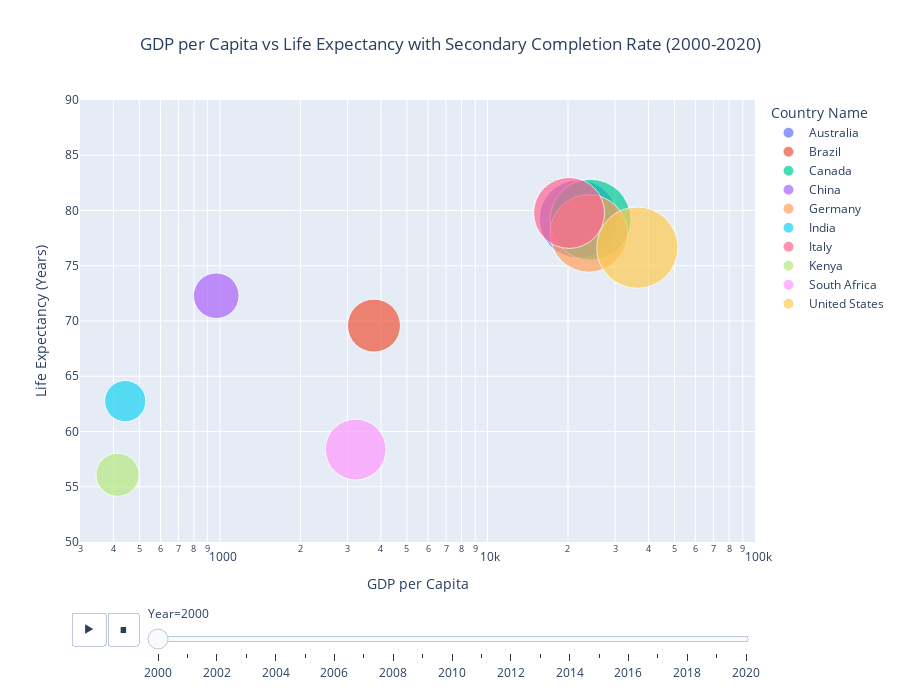

Notebook cell for this chart:
### Markdown cell above
Nel complesso, questa matrice di correlazioni suggerisce un quadro chiaro: istruzione, salute e sviluppo economico sono dimensioni profondamente interconnesse, e i Paesi che investono in un accesso efficace e continuativo all’istruzione — soprattutto secondaria — raccolgono benefici evidenti in termini di prosperità economica e benessere sociale. Le variabili educative analizzate non agiscono isolatamente, ma si integrano in un sistema più ampio di fattori che definiscono il livello di sviluppo di un Paese e le opportunità delle future generazioni.

### Code cell
# Creo un bubble chart animato per visualizzare la relazione tra GDP pro capite, aspettativa di vita e tasso di completamento dell'istruzione secondaria nel tempo
# Per ottenere questa vsualizzazione, modifico il df_final per tenere solo i dati fino al 2020

df_viz = df_final[df_final['Year'] <= 2020].reset_index(drop=True)

fig = px.scatter(
    df_viz,
    x="GDP per Capita",
    y="Life Expectancy (Years)",
    size="Secondary Completion Rate (%)",
    color="Country Name",
    hover_name="Country Name",
    animation_frame="Year",
    log_x=True,
    size_max=60,
    range_x=[300, 100000],
    range_y=[50, 90],
    title="GDP per Capita vs Life Expectancy with Secondary Completion Rate (2000-2020)"
)

fig.update_layout(
    title_x=0.5,
    height=700)
fig.show()

### Figure 1 — Plotly figure (JSON) as saved in the notebook; plotly's stock layout.template omitted (floating-point values rounded to 4 significant figures)
{"data": [{"hovertemplate": "<b>%{hovertext}</b><br><br>Country Name=Australia<br>Year=2000<br>GDP per Capita=%{x}<br>Life Expectancy (Years)=%{y}<br>Secondary Completion Rate (%)=%{marker.size}<extra></extra>", "hovertext": ["Australia"], "legendgroup": "Australia", "marker": {"color": "#636efa", "size": [80.96], "sizemode": "area", "sizeref": 0.0264, "symbol": "circle"}, "mode": "markers", "name": "Australia", "orientation": "v", "showlegend": true, "type": "scatter", "x": [21870.0], "xaxis": "x", "y": [79.23], "yaxis": "y"}, {"hovertemplate": "<b>%{hovertext}</b><br><br>Country Name=Brazil<br>Year=2000<br>GDP per Capita=%{x}<br>Life Expectancy (Years)=%{y}<br>Secondary Completion Rate (%)=%{marker.size}<extra></extra>", "hovertext": ["Brazil"], "legendgroup": "Brazil", "marker": {"color": "#EF553B", "size": [37.11], "sizemode": "area", "sizeref": 0.0264, "symbol": "circle"}, "mode": "markers", "name": "Brazil", "orientation": "v", "showlegend": true, "type": "scatter", "x": [3767.0], "xaxis": "x", "y": [69.58], "yaxis": "y"}, {"hovertemplate": "<b>%{hovertext}</b><br><br>Country Name=Canada<br>Year=2000<br>GDP per Capita=%{x}<br>Life Expectancy (Years)=%{y}<br>Secondary Completion Rate (%)=%{marker.size}<extra></extra>", "hovertext": ["Canada"], "legendgroup": "Canada", "marker": {"color": "#00cc96", "size": [86.36], "sizemode": "area", "sizeref": 0.0264, "symbol": "circle"}, "mode": "markers", "name": "Canada", "orientation": "v", "showlegend": true, "type": "scatter", "x": [24271], "xaxis": "x", "y": [79.17], "yaxis": "y"}, {"hovertemplate": "<b>%{hovertext}</b><br><br>Country Name=China<br>Year=2000<br>GDP per Capita=%{x}<br>Life Expectancy (Years)=%{y}<br>Secondary Completion Rate (%)=%{marker.size}<extra></extra>", "hovertext": ["China"], "legendgroup": "China", "marker": {"color": "#ab63fa", "size": [27.54], "sizemode": "area", "sizeref": 0.0264, "symbol": "circle"}, "mode": "markers", "name": "China", "orientation": "v", "showlegend": true, "type": "scatter", "x": [969.2], "xaxis": "x", "y": [72.29], "yaxis": "y"}, {"hovertemplate": "<b>%{hovertext}</b><br><br>Country Name=Germany<br>Year=2000<br>GDP per Capita=%{x}<br>Life Expectancy (Years)=%{y}<br>Secondary Completion Rate (%)=%{marker.size}<extra></extra>", "hovertext": ["Germany"], "legendgroup": "Germany", "marker": {"color": "#FFA15A", "size": [79.56], "sizemode": "area", "sizeref": 0.0264, "symbol": "circle"}, "mode": "markers", "name": "Germany", "orientation": "v", "showlegend": true, "type": "scatter", "x": [23930.0], "xaxis": "x", "y": [77.93], "yaxis": "y"}, {"hovertemplate": "<b>%{hovertext}</b><br><br>Country Name=India<br>Year=2000<br>GDP per Capita=%{x}<br>Life Expectancy (Years)=%{y}<br>Secondary Completion Rate (%)=%{marker.size}<extra></extra>", "hovertext": ["India"], "legendgroup": "India", "marker": {"color": "#19d3f3", "size": [22.43], "sizemode": "area", "sizeref": 0.0264, "symbol": "circle"}, "mode": "markers", "name": "India", "orientation": "v", "showlegend": true, "type": "scatter", "x": [442.8], "xaxis": "x", "y": [62.75], "yaxis": "y"}, {"hovertemplate": "<b>%{hovertext}</b><br><br>Country Name=Italy<br>Year=2000<br>GDP per Capita=%{x}<br>Life Expectancy (Years)=%{y}<br>Secondary Completion Rate (%)=%{marker.size}<extra></extra>", "hovertext": ["Italy"], "legendgroup": "Italy", "marker": {"color": "#FF6692", "size": [66.55], "sizemode": "area", "sizeref": 0.0264, "symbol": "circle"}, "mode": "markers", "name": "Italy", "orientation": "v", "showlegend": true, "type": "scatter", "x": [20190], "xaxis": "x", "y": [79.78], "yaxis": "y"}, {"hovertemplate": "<b>%{hovertext}</b><br><br>Country Name=Kenya<br>Year=2000<br>GDP per Capita=%{x}<br>Life Expectancy (Years)=%{y}<br>Secondary Completion Rate (%)=%{marker.size}<extra></extra>", "hovertext": ["Kenya"], "legendgroup": "Kenya", "marker": {"color": "#B6E880", "size": [24.66], "sizemode": "area", "sizeref": 0.0264, "symbol": "circle"}, "mode": "markers", "name": "Kenya", "orientation": "v", "showlegend": true, "type": "scatter", "x": [414.6], "xaxis": "x", "y": [56.08], "yaxis": "y"}, {"hovertemplate": "<b>%{hovertext}</b><br><br>Country Name=South Africa<br>Year=2000<br>GDP per Capita=%{x}<br>Life Expectancy (Years)=%{y}<br>Secondary Completion Rate (%)=%{marker.size}<extra></extra>", "hovertext": ["South Africa"], "legendgroup": "South Africa", "marker": {"color": "#FF97FF", "size": [48.79], "sizemode": "area", "sizeref": 0.0264, "symbol": "circle"}, "mode": "markers", "name": "South Africa", "orientation": "v", "showlegend": true, "type": "scatter", "x": [3218.0], "xaxis": "x", "y": [58.37], "yaxis": "y"}, {"hovertemplate": "<b>%{hovertext}</b><br><br>Country Name=United States<br>Year=2000<br>GDP per Capita=%{x}<br>Life Expectancy (Years)=%{y}<br>Secondary Completion Rate (%)=%{marker.size}<extra></extra>", "hovertext": ["United States"], "legendgroup": "United States", "marker": {"color": "#FECB52", "size": [87.26], "sizemode": "area", "sizeref": 0.0264, "symbol": "circle"}, "mode": "markers", "name": "United States", "orientation": "v", "showlegend": true, "type": "scatter", "x": [36330.0], "xaxis": "x", "y": [76.64], "yaxis": "y"}], "layout": {"height": 700, "legend": {"itemsizing": "constant", "title": {"text": "Country Name"}, "tracegroupgap": 0}, "sliders": [{"active": 0, "currentvalue": {"prefix": "Year="}, "len": 0.9, "pad": {"b": 10, "t": 60}, "steps": [{"args": [["2000"], {"frame": {"duration": 0, "redraw": false}, "fromcurrent": true, "mode": "immediate", "transition": {"duration": 0, "easing": "linear"}}], "label": "2000", "method": "animate"}, {"args": [["2001"], {"frame": {"duration": 0, "redraw": false}, "fromcurrent": true, "mode": "immediate", "transition": {"duration": 0, "easing": "linear"}}], "label": "2001", "method": "animate"}, {"args": [["2002"], {"frame": {"duration": 0, "redraw": false}, "fromcurrent": true, "mode": "immediate", "transition": {"duration": 0, "easing": "linear"}}], "label": "2002", "method": "animate"}, {"args": [["2003"], {"frame": {"duration": 0, "redraw": false}, "fromcurrent": true, "mode": "immediate", "transition": {"duration": 0, "easing": "linear"}}], "label": "2003", "method": "animate"}, {"args": [["2004"], {"frame": {"duration": 0, "redraw": false}, "fromcurrent": true, "mode": "immediate", "transition": {"duration": 0, "easing": "linear"}}], "label": "2004", "method": "animate"}, {"args": [["2005"], {"frame": {"duration": 0, "redraw": false}, "fromcurrent": true, "mode": "immediate", "transition": {"duration": 0, "easing": "linear"}}], "label": "2005", "method": "animate"}, {"args": [["2006"], {"frame": {"duration": 0, "redraw": false}, "fromcurrent": true, "mode": "immediate", "transition": {"duration": 0, "easing": "linear"}}], "label": "2006", "method": "animate"}, {"args": [["2007"], {"frame": {"duration": 0, "redraw": false}, "fromcurrent": true, "mode": "immediate", "transition": {"duration": 0, "easing": "linear"}}], "label": "2007", "method": "animate"}, {"args": [["2008"], {"frame": {"duration": 0, "redraw": false}, "fromcurrent": true, "mode": "immediate", "transition": {"duration": 0, "easing": "linear"}}], "label": "2008", "method": "animate"}, {"args": [["2009"], {"frame": {"duration": 0, "redraw": false}, "fromcurrent": true, "mode": "immediate", "transition": {"duration": 0, "easing": "linear"}}], "label": "2009", "method": "animate"}, {"args": [["2010"], {"frame": {"duration": 0, "redraw": false}, "fromcurrent": true, "mode": "immediate", "transition": {"duration": 0, "easing": "linear"}}], "label": "2010", "method": "animate"}, {"args": [["2011"], {"frame": {"duration": 0, "redraw": false}, "fromcurrent": true, "mode": "immediate", "transition": {"duration": 0, "easing": "linear"}}], "label": "2011", "method": "animate"}, {"args": [["2012"], {"frame": {"duration": 0, "redraw": false}, "fromcurrent": true, "mode": "immediate", "transition": {"duration": 0, "easing": "linear"}}], "label": "2012", "method": "animate"}, {"args": [["2013"], {"frame": {"duration": 0, "redraw": false}, "fromcurrent": true, "mode": "immediate", "transition": {"duration": 0, "easing": "linear"}}], "label": "2013", "method": "animate"}, {"args": [["2014"], {"frame": {"duration": 0, "redraw": false}, "fromcurrent": true, "mode": "immediate", "transition": {"duration": 0, "easing": "linear"}}], "label": "2014", "method": "animate"}, {"args": [["2015"], {"frame": {"duration": 0, "redraw": false}, "fromcurrent": true, "mode": "immediate", "transition": {"duration": 0, "easing": "linear"}}], "label": "2015", "method": "animate"}, {"args": [["2016"], {"frame": {"duration": 0, "redraw": false}, "fromcurrent": true, "mode": "immediate", "transition": {"duration": 0, "easing": "linear"}}], "label": "2016", "method": "animate"}, {"args": [["2017"], {"frame": {"duration": 0, "redraw": false}, "fromcurrent": true, "mode": "immediate", "transition": {"duration": 0, "easing": "linear"}}], "label": "2017", "method": "animate"}, {"args": [["2018"], {"frame": {"duration": 0, "redraw": false}, "fromcurrent": true, "mode": "immediate", "transition": {"duration": 0, "easing": "linear"}}], "label": "2018", "method": "animate"}, {"args": [["2019"], {"frame": {"duration": 0, "redraw": false}, "fromcurrent": true, "mode": "immediate", "transition": {"duration": 0, "easing": "linear"}}], "label": "2019", "method": "animate"}, {"args": [["2020"], {"frame": {"duration": 0, "redraw": false}, "fromcurrent": true, "mode": "immediate", "transition": {"duration": 0, "easing": "linear"}}], "label": "2020", "method": "animate"}], "x": 0.1, "xanchor": "left", "y": 0, "yanchor": "top"}], "title": {"text": "GDP per Capita vs Life Expectancy with Secondary Completion Rate (2000-2020)", "x": 0.5}, "updatemenus": [{"buttons": [{"args": [null, {"frame": {"duration": 500, "redraw": false}, "fromcurrent": true, "mode": "immediate", "transition": {"duration": 500, "easing": "linear"}}], "label": "&#9654;", "method": "animate"}, {"args": [[null], {"frame": {"duration": 0, "redraw": false}, "fromcurrent": true, "mode": "immediate", "transition": {"duration": 0, "easing": "linear"}}], "label": "&#9724;", "method": "animate"}], "direction": "left", "pad": {"r": 10, "t": 70}, "showactive": false, "type": "buttons", "x": 0.1, "xanchor": "right", "y": 0, "yanchor": "top"}], "xaxis": {"anchor": "y", "domain": [0, 1], "range": [2.477, 5], "title": {"text": "GDP per Capita"}, "type": "log"}, "yaxis": {"anchor": "x", "domain": [0, 1], "range": [50, 90], "title": {"text": "Life Expectancy (Years)"}}}}
